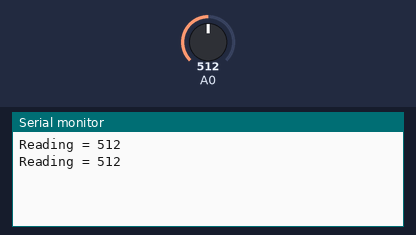
Recording of a sketch running on a simulated Arduino Uno, built with avr-gcc and run on an emulated ATmega328P. Shown: the last lines printed to the serial monitor. The test bench sets the inputs (shaded band); at power-on: A0 = 512.

Above: at 1.8 s.
1.9 s: A0 set to 716
At 2.8 s:
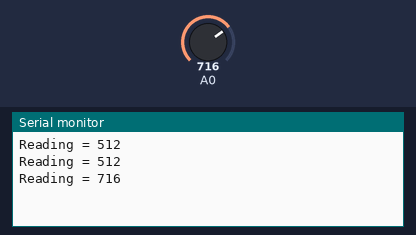
3.4 s: A0 set to 900
At 4.8 s:
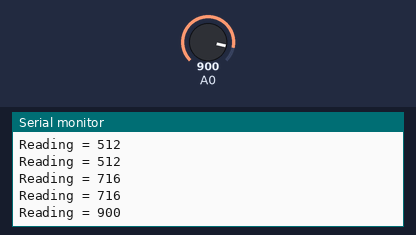
Timing chart, 0 to 6.4 s (numbered marks = the images above; inputs shaded):
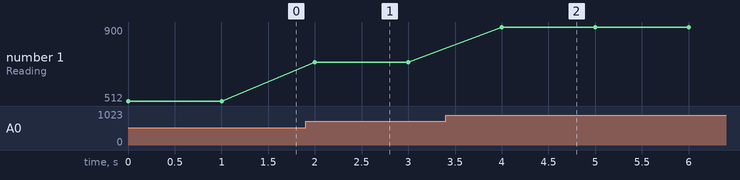

The sketch:

sketch_mar18b.ino
```cpp
int reading;
void setup() {
  Serial.begin(9600);
}

void loop() {
  // put your main code here, to run repeatedly:
  reading = analogRead(A0);
  Serial.print("Reading = ");
  Serial.println(reading);
  delay(1000);
}
```

Measured:
- after the input at 1.9 s, the serial monitor: prints a new line after 0.10 s (image 1)
- after the input at 3.4 s, the serial monitor: prints a new line after 0.60 s (image 2)
- plotted number 1: 512 → 716 after the input at 1.9 s, 716 → 900 after the input at 3.4 s
